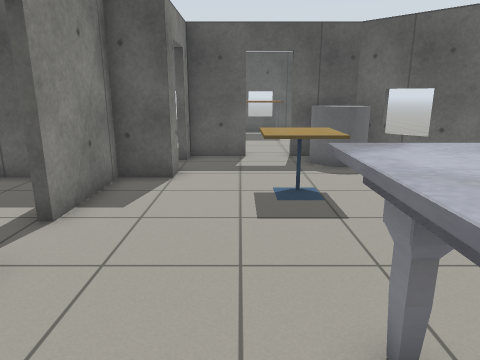
view 1 (above)

21 first-person views from a walk through a robot-simulator world made for Gazebo. The camera is 1.2 m above the floor, tilts 14° down and sees 70° across. The floor is counted in squares, 0.5 m on a side. Each view is taken from the middle of a square. On the plan, view 1 faces up. The plan holds only what a view shows up to about 20 squares ahead; the rest is blank. Robots are left out. Gazebo's built-in surfaces are drawn with simple patterns.

view 2
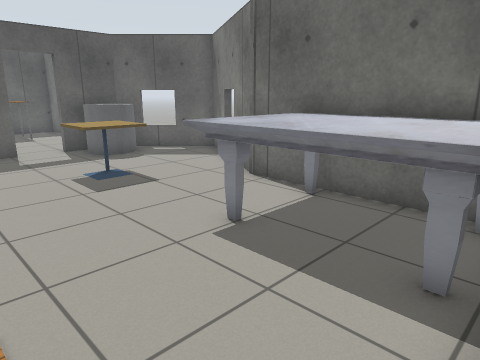

view 3
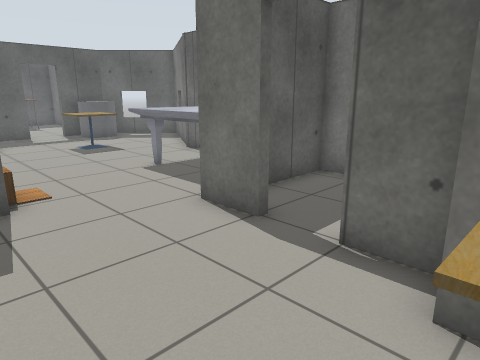

view 4
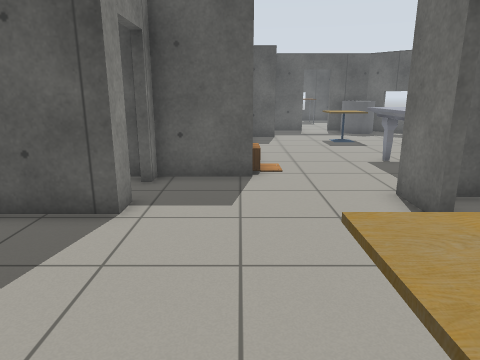

view 5
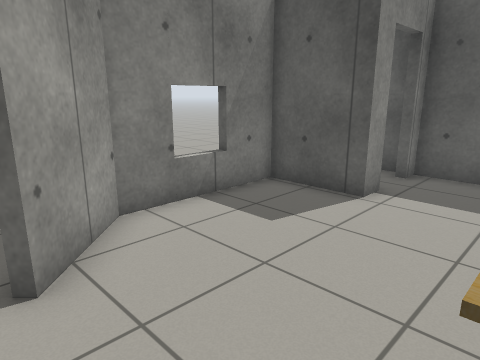

view 6
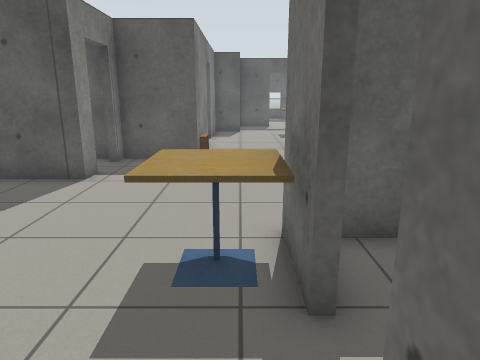

view 7
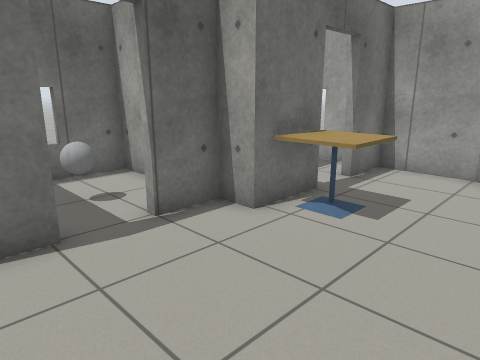

view 8
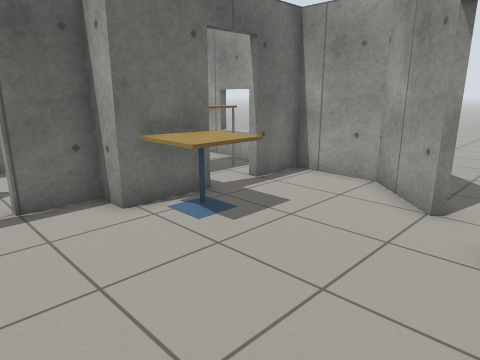

view 9
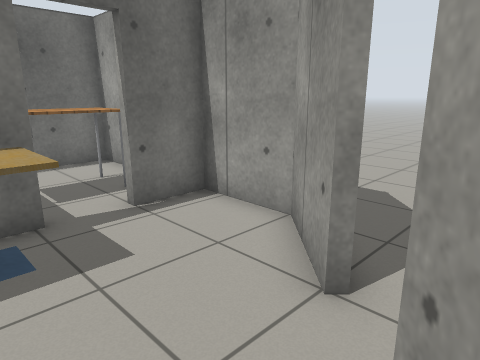

view 10
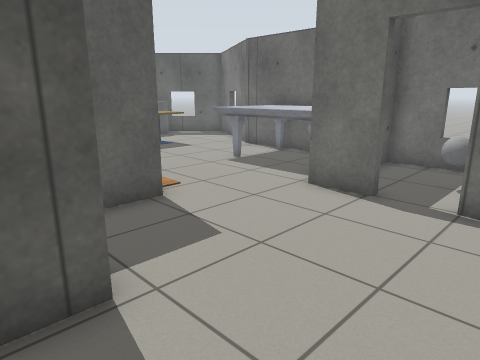

view 11
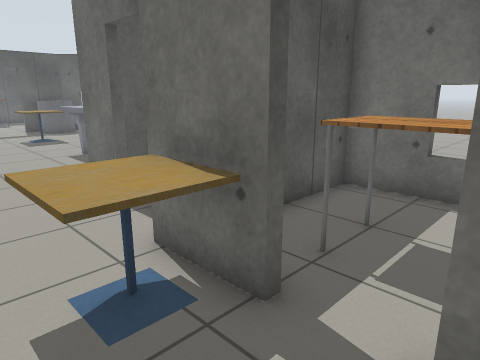

view 12
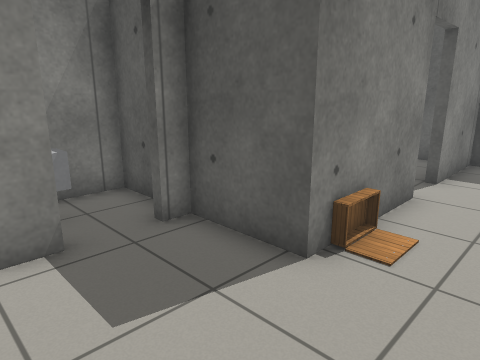

view 13
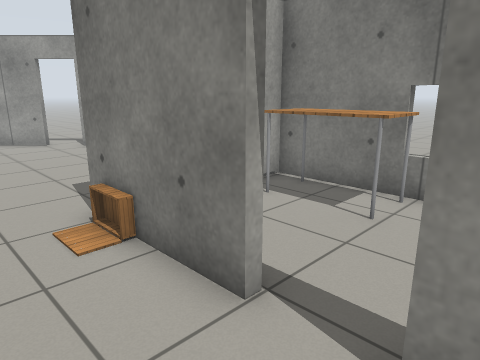

view 14
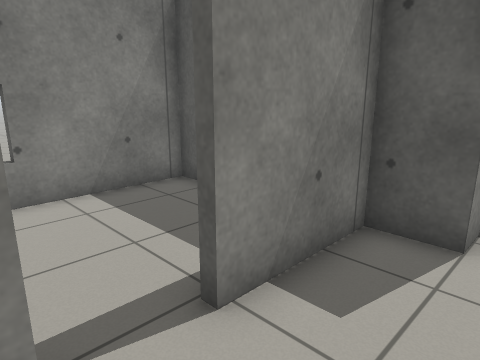

view 15
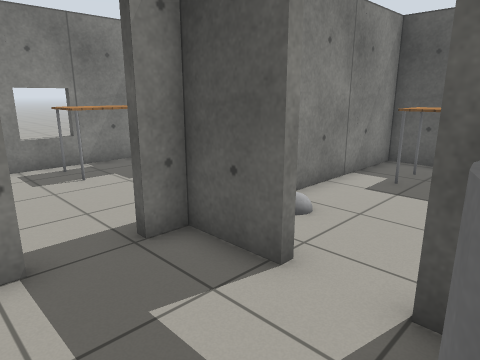

view 16
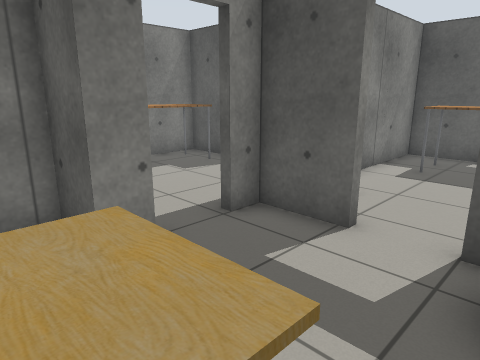

view 17
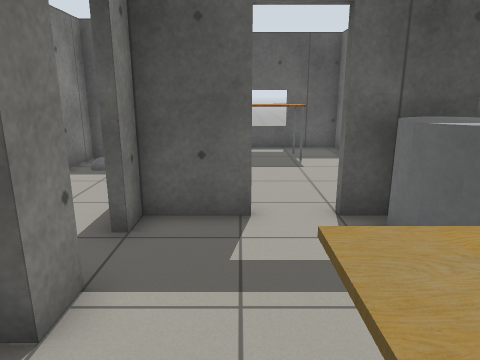

view 18
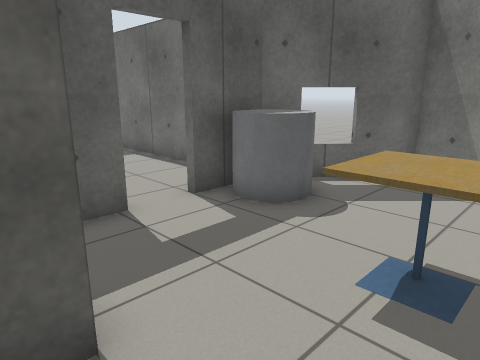

view 19
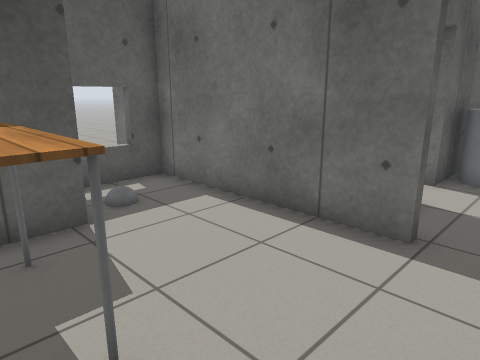

view 20
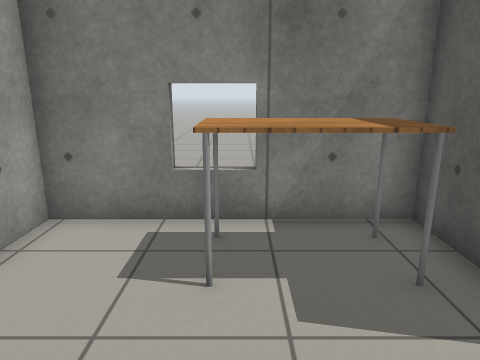

view 21
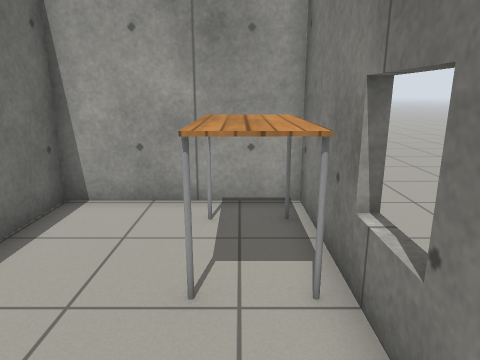

### Floor plan
Points are (right, up) in squares from view 1. A wall is a line through its corners. A room is listed if a view was taken in it or the views show most of it. See-through windows are left out.
Room 1 (views 1, 13, 14, 15, 16, 17, 18)
walls: (-3.6, 4.5) (-3.6, 0.1); (-2, 11) (-2, 9.9) (-3.6, 9.9) (-3.6, 6.3); (0.2, 13.6) (-2, 13.6) (-2, 12.7); (4.6, -0.9) (4.6, 5.1) (7.7, 10.4) (4.5, 13.6) (2, 13.6)
ways out: opening at (-1.5, -1) to room 2; open door at (-2, 11.5) to room 3; open door at (-4, 5.5) to room 4; open door at (1.5, 14) to room 5
objects: other object (-3, 1); marble table (1, -1) to (4, 3); cafe table (1, 8) to (2, 9); grey cylinder (3, 12) to (4, 13)
Room 2 (views 2, 3, 4, 5, 6, 7, 8, 9, 10, 11, 12)
walls: (-0.1, -7.5) (-0.1, -5.4); (-6.5, -2.4) (-6.5, -3.3) (-9.4, -3.3) (-9.4, -8.1) (-7.3, -10.2); (-0.1, -3.8) (-0.1, -1.8); (-1.2, -9.8) (-1.2, -7.2) (-0.1, -7.2); (-6.1, -11.4) (-4, -13.4) (-1.2, -13.5) (-1.2, -11.4); (-3.6, 0.1) (-6.5, 0.1)
ways out: opening at (-1.5, -1) to room 1; open door at (-1, -10.5) to room 6; open door at (0, -4.5) to room 7; open door at (-7, -1.5) to room 8; open door at (-6.5, -11)
objects: cafe table (-3, -9) to (-2, -8)
Room 3 (views 19, 20)
walls: (-5.6, 17.4) (-9.4, 17.4) (-9.4, 10.2) (-8, 10.2); (-2.3, 12.7) (-2.3, 20.1) (-5.7, 20.1) (-5.7, 18.1)
ways out: open door at (-2, 11.5) to room 1
objects: table (-8, 14) to (-7, 16); grey ball (-5, 18)
Room 4 (view 21)
walls: (-8.6, 9.9) (-9.4, 9.9) (-9.4, 0.4) (-3.9, 0.4) (-3.9, 2.5); (-4.9, 9.9) (-7.1, 9.9)
ways out: open door at (-4, 5.5) to room 1; opening at (-10, 3)
objects: table (-9, 2) to (-8, 4)
Room 5 (no view inside)
walls: (4.4, 17.1) (4.4, 22.8) (-2, 22.8) (-2, 17)
ways out: open door at (1.5, 14) to room 1
objects: grey ball (-1, 16); table (0, 20) to (2, 21)
Room 6 (no view inside)
walls: (0, -13.5) (4.6, -13.5) (4.6, -7.5) (-0.1, -7.5)
ways out: open door at (-1, -10.5) to room 2
objects: table (1, -12) to (2, -10)
Room 7 (no view inside)
walls: (3.3, -7.2) (4.6, -7.2) (4.6, -2.1) (0.9, -2.1)
ways out: open door at (0, -4.5) to room 2
objects: grey ball (2, -5)
Room 8 (no view inside)
walls: (-6.9, 0.1) (-9.4, 0.1) (-9.4, -1.6)
ways out: open door at (-7, -1.5) to room 2
objects: grey box (-8, -2)

Where each view was taken, in squares from view 1:
view 1: 0 up, 0 right, facing up
view 2: 2 down, 3 left, facing up-right
view 3: 8 down, 5 left, facing up-right
view 4: 10 down, 4 left, facing up
view 5: 11 down, 3 left, facing up-left
view 6: 13 down, 2 left, facing up
view 7: 2 down, 6 left, facing down-right
view 8: 4 down, 8 left, facing down-right
view 9: 8 down, 8 left, facing down-right
view 10: 7 down, 8 left, facing up-right
view 11: 12 down, 4 left, facing up-right
view 12: 4 down, 1 left, facing up-left
view 13: 7 up, 1 left, facing down-left
view 14: 4 up, 1 left, facing up-left
view 15: 10 up, 3 right, facing up-left
view 16: 8 up, 3 right, facing up-left
view 17: 7 up, 0 right, facing up
view 18: 7 up, 3 left, facing up-right
view 19: 11 up, 8 left, facing up-right
view 20: 14 up, 3 left, facing left
view 21: 8 up, 8 left, facing down
